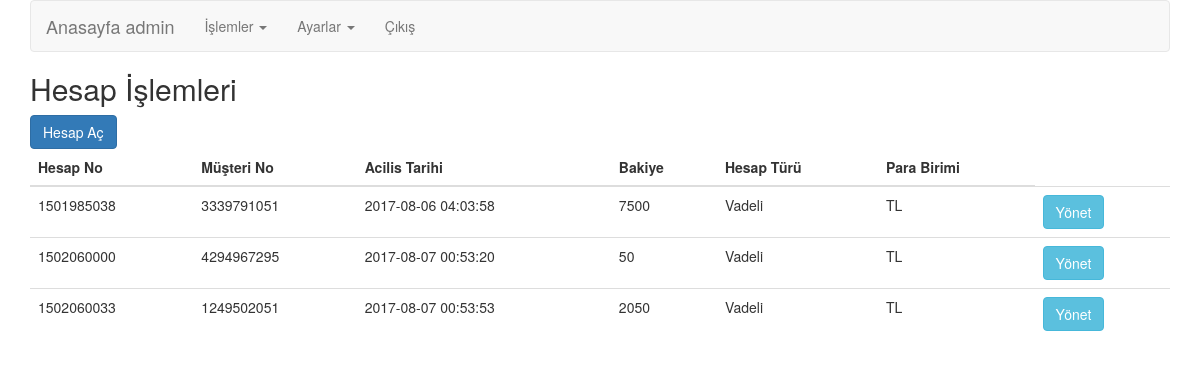
The app's page /internetsubesi/admin/hesap-islemleri.php (signed in) with its own data.
### tables this page shows
CREATE TABLE `hesaplar` (
  `hesap_id` int(10) UNSIGNED NOT NULL,
  `hesap_no` int(10) UNSIGNED NOT NULL,
  `musteri_no` int(10) UNSIGNED NOT NULL,
  `acilis_tarihi` datetime NOT NULL,
  `para_birimi_id` int(10) UNSIGNED NOT NULL,
  `hesap_turu_id` int(10) UNSIGNED NOT NULL,
  `banka_id` int(10) UNSIGNED NOT NULL
);

CREATE TABLE `bakiyeler` (
  `bakiye_id` int(10) UNSIGNED NOT NULL,
  `hesap_id` int(10) UNSIGNED NOT NULL,
  `bakiye` decimal(10,0) NOT NULL
);

CREATE TABLE `hesap_turleri` (
  `hesap_tur_id` int(10) UNSIGNED NOT NULL,
  `hesap_tur_isim` varchar(45) NOT NULL
);

CREATE TABLE `para_birimleri` (
  `para_birim_id` int(10) UNSIGNED NOT NULL,
  `para_birim_kisaltma` varchar(45) NOT NULL,
  `para_birim_isim` varchar(45) NOT NULL
);

### internetsubesi/system/class.database.php (called while the page is built, shortened)
<?php
	class Database{
		private $VtHost       = "localhost";
		private $VtKullanici  = "root";
		private $VtParola     = "123";
		private $VtAd         = "internetbankaciligi";
		private $Pdo;
		private $Sorgu;
		public function __construct(){
			$dsn     = 'mysql:host=' . $this->VtHost . ';dbname=' . $this->VtAd . ';';
			$ayarlar = array(
							PDO::ATTR_PERSISTENT => False,
							PDO::ATTR_ERRMODE    => PDO::ERRMODE_EXCEPTION
					   );
			try{
				$this->Pdo = new PDO($dsn, $this->VtKullanici, $this->VtParola, $ayarlar);
				$this->Pdo->exec("SET CHARACTER SET utf8");
				$this->Pdo->exec("SET names utf8");
			}catch(PDOexeption $e){
				$this->Hata = "Baglantı hatası : " . $e->getMessage();
			}
		}
		public function Sorgula($Sql){
			$this->Sorgu = $this->Pdo->prepare($Sql);
		}
		public function Calistir($parametre = null){
			return $this->Sorgu->execute($parametre);
		}
		public function TamCek(){
			$this->Calistir();
			return $this->Sorgu->fetchAll(PDO::FETCH_BOTH);
		}
	}
?>

### internetsubesi/admin/hesap-islemleri.php (the view, shortened to what this page needs)
<?php include "header.php"; ?>
<?php include "navbar.php"; ?>
<?php
include "../system/class.database.php";
$db=new Database();
$sql = "SELECT h.hesap_id,h.hesap_no,h.musteri_no,h.acilis_tarihi, b.bakiye, ht.hesap_tur_isim, pb.para_birim_kisaltma FROM hesaplar h left JOIN bakiyeler b on b.hesap_id=h.hesap_id left JOIN hesap_turleri ht on ht.hesap_tur_id=h.hesap_turu_id left JOIN para_birimleri pb on pb.para_birim_id=h.para_birimi_id";
$db->Sorgula($sql);
$hesaplar = $db->TamCek();
?>
<h2>Hesap İşlemleri</h2>
<button class="btn btn-primary" data-toggle="modal" data-target="#hesapAc">Hesap Aç</button>
<table class="table table-hover">
    <thead>
    <tr>
        <th>Hesap No</th>
        <th>Müşteri No</th>
        <th>Acilis Tarihi</th>
        <th>Bakiye</th>
        <th>Hesap Türü</th>
        <th>Para Birimi</th>
    </tr>
    </thead>
    <tbody>
    <?php foreach ($hesaplar as $hesap) {?>
    <tr>
        <td><?=$hesap["hesap_no"]?></td>
        <td><?=$hesap["musteri_no"]?></td>
        <td><?=$hesap["acilis_tarihi"]?></td>
        <td><?=$hesap["bakiye"]?></td>
        <td><?=$hesap["hesap_tur_isim"]?></td>
        <td><?=$hesap["para_birim_kisaltma"]?></td>
        <td><button class="btn btn-info" data-toggle="modal" data-target="#hesapYonet<?=$hesap["hesap_no"]?>">Yönet</button> </td>
    </tr>
    <?php } ?>
    </tbody>
</table>
<?php include "footer.php"; ?>

### internetsubesi/admin/header.php (shortened to what this page needs)
<!DOCTYPE html>
<html lang="tr">
<head>
    <link href="../css/bootstrap.min.css" rel="stylesheet">
</head>
<body>
<div class="container">

### internetsubesi/admin/navbar.php (shortened to what this page needs)
<nav class="navbar navbar-default">
    <div class="container-fluid">
        <div class="navbar-header">
            <a class="navbar-brand" href="index.php">Anasayfa admin</a>
        </div>
        <div class="collapse navbar-collapse" id="bs-example-navbar-collapse-1">
            <ul class="nav navbar-nav">
                <li class="dropdown">
                    <a href="#" class="dropdown-toggle" data-toggle="dropdown" role="button" aria-haspopup="true" aria-expanded="false">İşlemler <span class="caret"></span></a>
                </li>
                <li class="dropdown">
                    <a href="#" class="dropdown-toggle" data-toggle="dropdown" role="button" aria-haspopup="true" aria-expanded="false">Ayarlar <span class="caret"></span></a>
                </li>
                <li>
                    <a href="../system/cikis.php">Çıkış</a>
                </li>
            </ul>
        </div>
    </div>
</nav>

### internetsubesi/admin/footer.php
</div>
</body>
</html>

### records on screen
hesaplar: hesap_no "1501985038", musteri_no "3339791051", acilis_tarihi "2017-08-06 04:03:58", bakiyeler.bakiye "7500", hesap_turleri.hesap_tur_isim "Vadeli", para_birimleri.para_birim_kisaltma "TL"
hesaplar: hesap_no "1502060000", musteri_no "4294967295", acilis_tarihi "2017-08-07 00:53:20", bakiyeler.bakiye "50", hesap_turleri.hesap_tur_isim "Vadeli", para_birimleri.para_birim_kisaltma "TL"
hesaplar: hesap_no "1502060033", musteri_no "1249502051", acilis_tarihi "2017-08-07 00:53:53", bakiyeler.bakiye "2050", hesap_turleri.hesap_tur_isim "Vadeli", para_birimleri.para_birim_kisaltma "TL"
